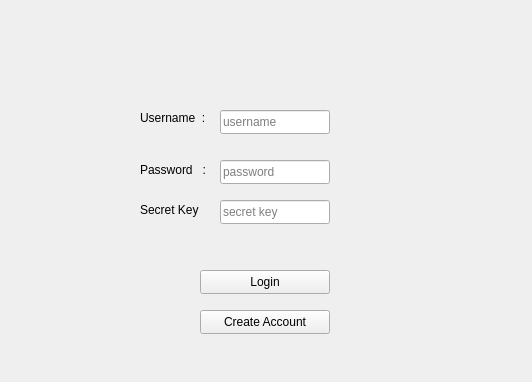
<?xml version="1.0" encoding="UTF-8"?>
<ui version="4.0">
 <class>MainWindow</class>
 <widget class="QMainWindow" name="MainWindow">
  <property name="geometry">
   <rect>
    <x>0</x>
    <y>0</y>
    <width>532</width>
    <height>382</height>
   </rect>
  </property>
  <property name="windowTitle">
   <string>MainWindow</string>
  </property>
  <widget class="QWidget" name="centralwidget">
   <widget class="QLabel" name="main_label_username">
    <property name="geometry">
     <rect>
      <x>140</x>
      <y>110</y>
      <width>71</width>
      <height>16</height>
     </rect>
    </property>
    <property name="text">
     <string>Username  :</string>
    </property>
   </widget>
   <widget class="QLabel" name="main_label_password">
    <property name="geometry">
     <rect>
      <x>140</x>
      <y>160</y>
      <width>71</width>
      <height>20</height>
     </rect>
    </property>
    <property name="text">
     <string>Password   :</string>
    </property>
   </widget>
   <widget class="QLineEdit" name="main_input_username">
    <property name="geometry">
     <rect>
      <x>220</x>
      <y>110</y>
      <width>110</width>
      <height>24</height>
     </rect>
    </property>
    <property name="placeholderText">
     <string>username</string>
    </property>
   </widget>
   <widget class="QLineEdit" name="main_input_password">
    <property name="geometry">
     <rect>
      <x>220</x>
      <y>160</y>
      <width>110</width>
      <height>24</height>
     </rect>
    </property>
    <property name="text">
     <string/>
    </property>
    <property name="echoMode">
     <enum>QLineEdit::Password</enum>
    </property>
    <property name="placeholderText">
     <string>password</string>
    </property>
   </widget>
   <widget class="QPushButton" name="main_button_login">
    <property name="geometry">
     <rect>
      <x>200</x>
      <y>270</y>
      <width>130</width>
      <height>24</height>
     </rect>
    </property>
    <property name="text">
     <string>Login</string>
    </property>
   </widget>
   <widget class="QPushButton" name="main_button_createaccount">
    <property name="geometry">
     <rect>
      <x>200</x>
      <y>310</y>
      <width>130</width>
      <height>24</height>
     </rect>
    </property>
    <property name="text">
     <string>Create Account</string>
    </property>
   </widget>
   <widget class="QLineEdit" name="main_input_key">
    <property name="geometry">
     <rect>
      <x>220</x>
      <y>200</y>
      <width>110</width>
      <height>24</height>
     </rect>
    </property>
    <property name="text">
     <string/>
    </property>
    <property name="echoMode">
     <enum>QLineEdit::Password</enum>
    </property>
    <property name="placeholderText">
     <string>secret key</string>
    </property>
   </widget>
   <widget class="QLabel" name="main_label_password_2">
    <property name="geometry">
     <rect>
      <x>140</x>
      <y>200</y>
      <width>71</width>
      <height>20</height>
     </rect>
    </property>
    <property name="text">
     <string>Secret Key</string>
    </property>
   </widget>
  </widget>
 </widget>
 <resources/>
 <connections/>
</ui>
